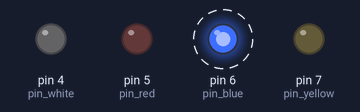
The sketch below on a simulated Arduino Uno, built with avr-gcc and run on an emulated ATmega328P. Shown: output pins drawn as LEDs (lit = HIGH). Dashed ring = blinking.

Above: at 0.2 s.
Timing chart, 0 to 3.0 s (numbered marks = the images above):
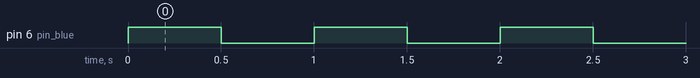

The sketch:

sketch_jun11a.ino
```cpp
#include "Blink.h"

Blink bl;

void setup() {
//  pinMode(4, OUTPUT);
  bl.init();
}

void loop() {
//  digitalWrite(4, HIGH);
//  delay(1000);
//  digitalWrite(4, LOW);
//  delay(1000);
  bl.my_blink();
}
```

Blink.cpp
```cpp
#include "Blink.h"

Blink::Blink()
{
  init();
}

void Blink::init()
{
  pinMode(pin_white, OUTPUT);
  pinMode(pin_red, OUTPUT);
  pinMode(pin_blue, OUTPUT);
  pinMode(pin_yellow, OUTPUT);
}

void Blink::my_blink()
{
  digitalWrite(pin_blue, HIGH);
  delay(m_delay);
  digitalWrite(pin_blue, LOW);
  delay(m_delay);
}

void Blink::set_delay(unsigned int user_delay)
{
  if (user_delay <= 0){
    return;
  }

  m_delay = user_delay;
}

int Blink::get_delay()
{
  return m_delay;
}
```

Blink.h
```cpp
#ifndef BLINK_H
#define BLINK_H

#include "Arduino.h"

class Blink
{
public:
  Blink();

  void init();

  void my_blink();

  void set_delay(unsigned int user_delay);
  int get_delay();

private:
  unsigned int m_delay{500};

  const int pin_white{4};
  const int pin_red{5};
  const int pin_blue{6};
  const int pin_yellow{7};
};

#endif
```

Measured:
- by itself, pin 6 (pin_blue): alternates HIGH for 0.50 s and LOW for 0.50 s
